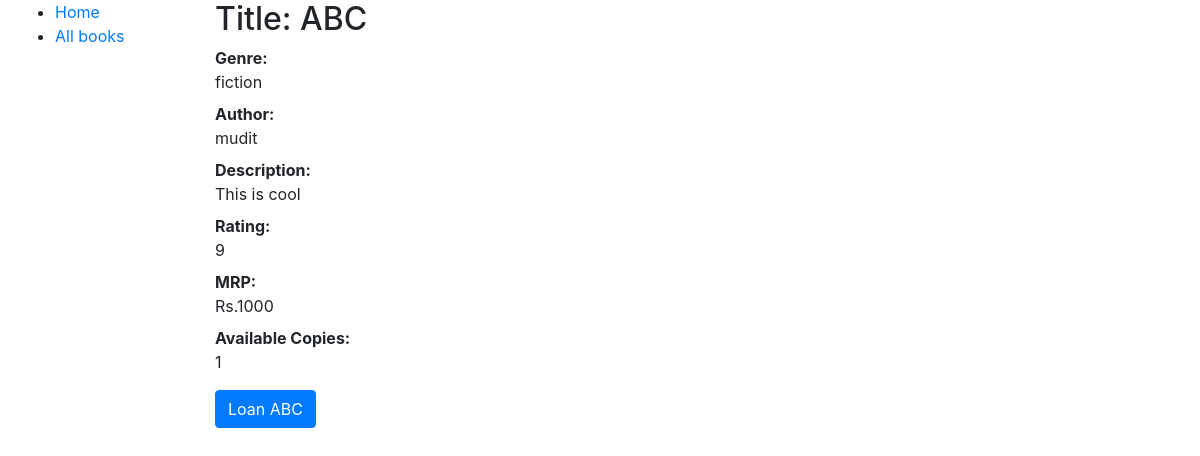
Screenshot of /book/1/ with the database file from the repository.
### store/models.py (models this page shows, shortened)
class Book(models.Model):
    title=models.CharField(max_length=50)
    author=models.CharField(max_length=50)
    genre=models.CharField(max_length=50)
    description=models.TextField(null=True)
    mrp=models.PositiveIntegerField()
    rating = models.IntegerField(default = 0,validators=[MinValueValidator(0),MaxValueValidator(10)])
    rated_by = models.PositiveIntegerField(default = 1)
    class Meta:
        ordering=('title',)

### store/views.py (the view)
# urls.py: path('book/<int:bid>/',bookDetailView,name='book-detail' ),
def bookDetailView(request, bid):
    template_name='store/book_detail.html'
    context={
        'book':None, # set this to an instance of the required book
        'num_available':None, # set this 1 if any copy of this book is available, otherwise 0
    }
    context['book']=Book.objects.get(id=bid)
    try:
        present = BookCopy.objects.get(book = Book.objects.get(id = bid),status = True)
        context['num_available']=1
    except:
        context['num_available']=0
    return render(request,template_name, context=context)

### store/templates/store/book_detail.html (shortened to what this page needs)
{% extends "store/base.html" %}
{% block content %}
<h2>Title: {{ book.title }}</h2>
<dl>
    <dt>Genre:</dt>
    <dd>{{book.genre}}</dd>
    <dt>Author:</dt>
    <dd>{{book.author}}</dd>
    <dt>Description:</dt>
    <dd>{{book.description}}</dd>
    <dt>Rating:</dt>
    <dd>{{book.rating}}</dd>
    <dt>MRP:</dt>
    <dd>Rs.{{book.mrp}}</dd>
    <dt>Available Copies:</dt>
    <dd>{{num_available}}</dd>
</dl>
<button class="btn btn-primary" id="loan-button">Loan {{book.title}}</button>
{% endblock %}

### rows the page displays
Book: title "ABC", genre "fiction", author "mudit", description "This is cool", rating "9", mrp "1000"

### other values shown
{{ num_available }} "1"
